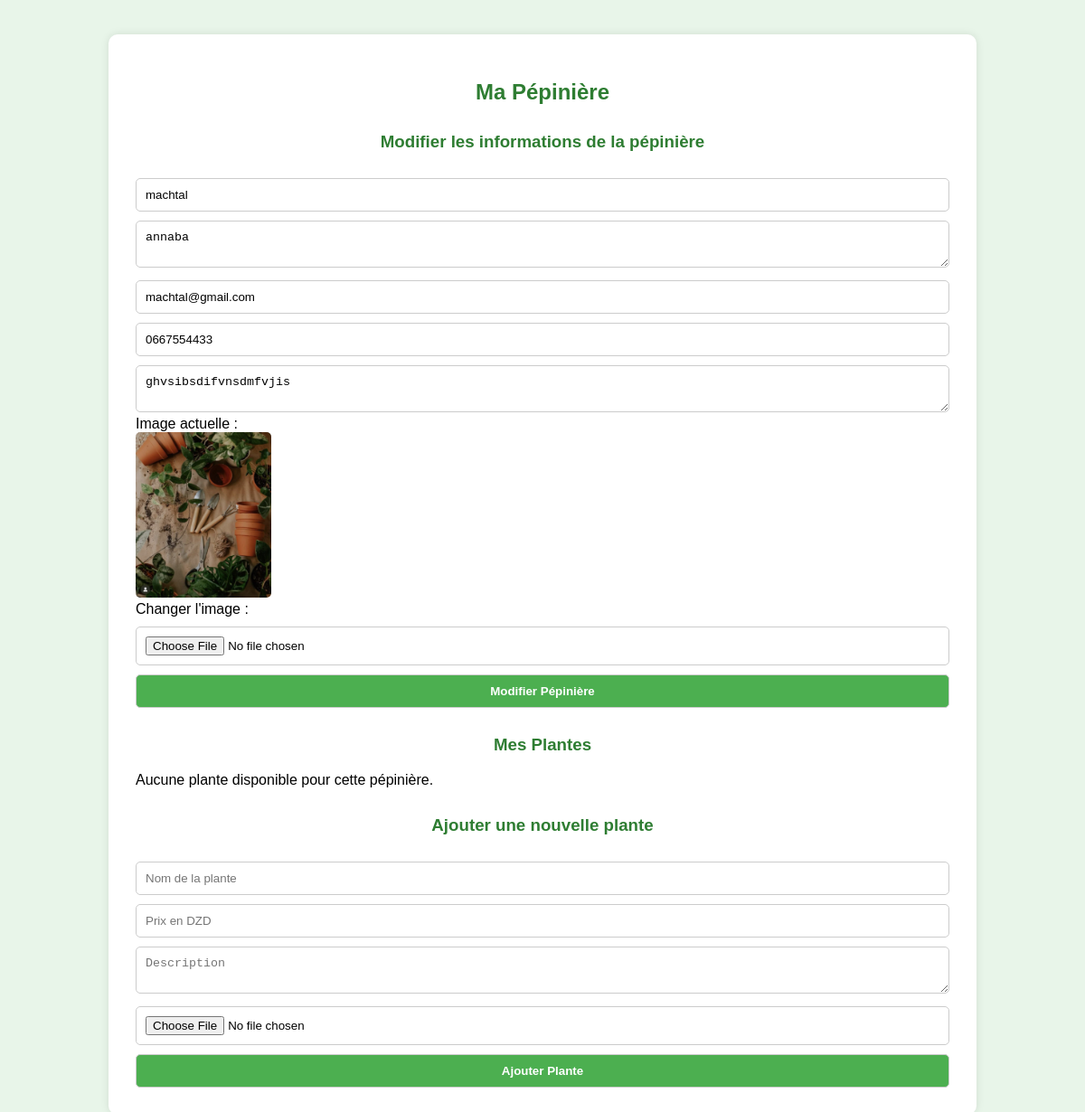
Page /pepiniere_dashboard.php (signed in) on the committed database.
### tables this page shows
CREATE TABLE `pepiniere` (
  `id` int(11) NOT NULL,
  `user_id` int(11) NOT NULL,
  `name` varchar(255) NOT NULL,
  `address` text NOT NULL,
  `email` varchar(255) NOT NULL,
  `phone` varchar(20) NOT NULL,
  `description` text NOT NULL,
  `image` varchar(255) NOT NULL,
  `rating` float DEFAULT 0,
  `rating_count` int(11) DEFAULT 0
);

### pepiniere_dashboard.php (the view, shortened to what this page needs)
<?php
require('admin/includs/db.php');
$user_id = $_SESSION['user_id'];
$stmt = $conn->prepare("SELECT * FROM pepiniere WHERE user_id = ?");
$stmt->bind_param("i", $user_id);
$stmt->execute();
$pepiniere_result = $stmt->get_result();
$pepiniere = $pepiniere_result->fetch_assoc();
$plantes_result = [];
if ($pepiniere) {
    $pepiniere_id = $pepiniere['id'];
    $stmt = $conn->prepare("SELECT * FROM plants WHERE pepiniere_id = ?");
    $stmt->bind_param("i", $pepiniere_id);
    $stmt->execute();
    $plantes_result = $stmt->get_result();
}
?>
<!DOCTYPE html>
<html lang="fr">
<head>
</head>
<body>
<div class="container">
    <h2>Ma Pépinière</h2>
    <?php if ($pepiniere): ?>
        <div class="pepiniere-info">
            <form method="POST" enctype="multipart/form-data">
                <h3>Modifier les informations de la pépinière</h3>
                <input type="text" name="name" placeholder="Nom" required value="<?= htmlspecialchars($pepiniere['name']) ?>">
                <textarea name="address" placeholder="Adresse" required><?= htmlspecialchars($pepiniere['address']) ?></textarea>
                <input type="email" name="email" placeholder="Email" required value="<?= htmlspecialchars($pepiniere['email']) ?>">
                <input type="text" name="phone" placeholder="Téléphone" required value="<?= htmlspecialchars($pepiniere['phone']) ?>">
                <textarea name="description" placeholder="Description"><?= htmlspecialchars($pepiniere['description']) ?></textarea>
                <label>Image actuelle :</label><br>
                <?php if (!empty($pepiniere['image'])): ?>
                    <img src="img/<?= htmlspecialchars($pepiniere['image']) ?>" alt="Image pépinière" style="max-width:150px; border-radius:5px;"><br>
                <?php else: ?>
                    <p>Aucune image</p>
                <?php endif; ?>
                <label>Changer l'image :</label>
                <input type="file" name="image" accept="image/*">
                <button type="submit" name="modifier_pepiniere">Modifier Pépinière</button>
            </form>
        </div>
        <div class="plantes-list">
            <h3>Mes Plantes</h3>
            <?php if ($plantes_result->num_rows > 0): ?>
                <?php while ($plante = $plantes_result->fetch_assoc()): ?>
                    <div class="plante-item">
                        <img src="img/<?= htmlspecialchars($plante['image']) ?>" alt="<?= htmlspecialchars($plante['name']) ?>">
                        <div class="plante-nom-prix">
                            <span><?= htmlspecialchars($plante['name']) ?></span>
                            <span class="plante-prix"><?= number_format($plante['price'], 2, ',', ' ') ?> DZD</span>
                        </div>
                        <div class="actions">
                            <a href="?edit_plant=<?= $plante['id'] ?>"><button>Modifier</button></a>
                            <a href="?delete_plant=<?= $plante['id'] ?>" onclick="return confirm('Voulez-vous vraiment supprimer cette plante ?');"><button class="delete">Supprimer</button></a>
                        </div>
                    </div>
                <?php endwhile; ?>
            <?php else: ?>
                <p>Aucune plante disponible pour cette pépinière.</p>
            <?php endif; ?>
        </div>
        <div class="form-section">
            <h3>Ajouter une nouvelle plante</h3>
            <form method="POST" enctype="multipart/form-data">
                <input type="text" name="nom_plante" placeholder="Nom de la plante" required>
                <input type="number" name="prix" placeholder="Prix en DZD" min="0.01" step="0.01" required>
                <textarea name="description_plante" placeholder="Description"></textarea>
                <input type="file" name="image" accept="image/*" required>
                <button type="submit" name="ajouter_plante">Ajouter Plante</button>
            </form>
        </div>
    <?php else: ?>
        <p>Vous n'avez pas encore créé de pépinière. Veuillez créer une pépinière d'abord.</p>
    <?php endif; ?>
</div>
</body>
</html>

### pepiniere_dashboard.php (style rules this page uses)
body { font-family: Arial, sans-serif; background: #e8f5e9; padding: 30px; }
.container { max-width: 900px; margin: auto; background: white; padding: 30px; border-radius: 10px; box-shadow: 0 0 10px rgba(0,0,0,0.1); }
h2, h3 { color: #2e7d32; text-align: center; }
.pepiniere-info, .form-section, .plantes-list { margin-top: 30px; }
input, textarea, button { width: 100%; padding: 10px; margin-top: 10px; border: 1px solid #ccc; border-radius: 5px; box-sizing: border-box; }
button { background: #4caf50; color: white; font-weight: bold; cursor: pointer; }
img { max-width: 80px; border-radius: 5px; }

### rows in the picture
pepiniere: name "machtal", address "annaba", email "machtal@gmail.com", phone "0667554433", description "ghvsibsdifvnsdmfvjis", image (picture)
